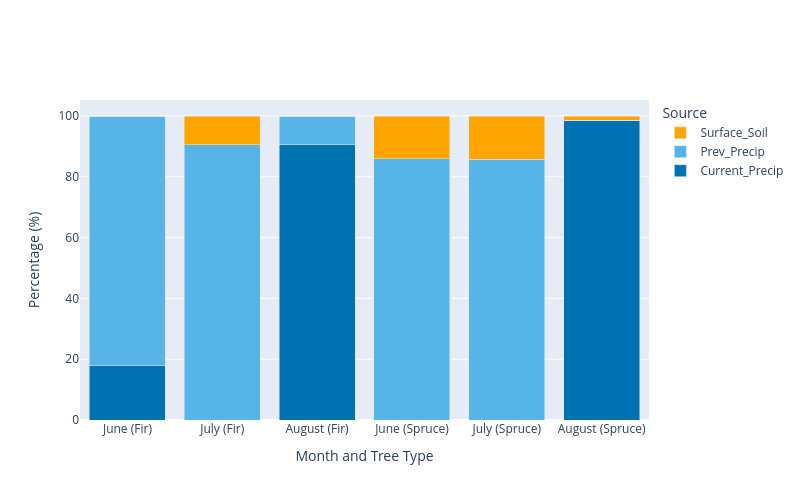
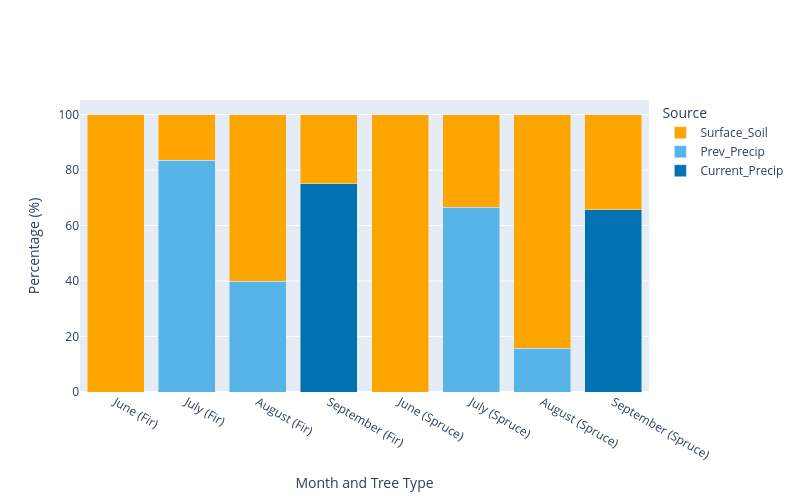

The notebook cell saved with these charts, in order:
### Code cell
colum_names = ['Date', 'Type', 'ID', 'Location', 'Soil depth (cm)', 'Delta 2H (‰)', 'Delta 18O (‰)']

# Read and process 2021 data
df_2021 = pd.read_csv(path_input + 'isotopes_2021.csv', header=None, skiprows=1, names=colum_names)
df_2021['Date'] = pd.to_datetime(df_2021['Date'])
df_2021['Month'] = df_2021['Date'].dt.strftime('%m')
isotope_stats_2021 = df_2021.groupby(['Month', 'Type'])[['Delta 2H (‰)', 'Delta 18O (‰)']].mean().reset_index()
isotope_stats_2021['Year'] = 2021

# Read and process 2022 data with soil depth split
df_2022 = pd.read_csv(path_input + 'isotopes_2022.csv', header=None, skiprows=1, names=colum_names)
df_2022['Date'] = pd.to_datetime(df_2022['Date'])
df_2022['Month'] = df_2022['Date'].dt.strftime('%m')
df_2022_with_depth = df_2022.dropna(subset=['Soil depth (cm)'])
df_2022_with_depth['Soil Depth Category'] = np.where(df_2022_with_depth['Soil depth (cm)'] < 3, 'Surface', 'Deep')
isotope_stats_2022_base = df_2022.groupby(['Month', 'Type'])[['Delta 2H (‰)', 'Delta 18O (‰)']].mean().reset_index()
isotope_stats_2022_depth = df_2022_with_depth.groupby(['Month', 'Soil Depth Category'])[['Delta 2H (‰)', 'Delta 18O (‰)']].mean().reset_index().rename(columns={'Soil Depth Category': 'Type'})
isotope_stats_2022 = pd.concat([isotope_stats_2022_base, isotope_stats_2022_depth])
isotope_stats_2022['Year'] = 2022

# Function to perform three-endmember mixing with proper NNLS
def three_endmember_mixing(tree_data, precip_current, precip_prev, soil_data):
    # Construct the A matrix (2x3) with isotopic equations only
    A = np.array([
        [precip_current['Delta 2H (‰)'], precip_prev['Delta 2H (‰)'], soil_data['Delta 2H (‰)']],
        [precip_current['Delta 18O (‰)'], precip_prev['Delta 18O (‰)'], soil_data['Delta 18O (‰)']]
    ])
    b = np.array([tree_data['Delta 2H (‰)'], tree_data['Delta 18O (‰)']])
    
    # Solve with NNLS
    fractions, _ = nnls(A, b)
    
    # Normalize to sum to 1, handling zero sums or negative values
    total = fractions.sum()
    if total == 0 or any(f < 0 for f in fractions):
        return [0.0, 0.0, 0.0]  # Fallback if invalid
    f1, f2, f3 = fractions / total
    return f1, f2, f3  # f1: current precip, f2: previous precip, f3: soil

# Analyze each year separately
results = []
for year, year_stats in [(2021, isotope_stats_2021), (2022, isotope_stats_2022)]:
    months = year_stats['Month'].unique()
    month_names = { '06': 'June', '07': 'July', '08': 'August', '09': 'September' }
    for month in months:
        current_month_data = year_stats[year_stats['Month'] == month]
        prev_month = str(int(month) - 1).zfill(2)
        prev_month_data = year_stats[year_stats['Month'] == prev_month] if prev_month in months else None

        if (len(current_month_data[current_month_data['Type'] == 'Water']) > 0 and
            len(current_month_data[current_month_data['Type'].isin(['Fir', 'Spruce'])]) > 0 and
            len(current_month_data[current_month_data['Type'].isin(['Soil', 'Surface', 'Deep'])]) > 0 and
            (prev_month_data is not None and len(prev_month_data[prev_month_data['Type'] == 'Water']) > 0)):
            precip_current = current_month_data[current_month_data['Type'] == 'Water'].iloc[0]
            precip_prev = prev_month_data[prev_month_data['Type'] == 'Water'].iloc[0]
            soil_data = current_month_data[current_month_data['Type'].isin(['Soil', 'Surface', 'Deep'])].iloc[0]
            for _, tree_row in current_month_data[current_month_data['Type'].isin(['Fir', 'Spruce'])].iterrows():
                f1, f2, f3 = three_endmember_mixing(tree_row, precip_current, precip_prev, soil_data)
                # Residuals
                pred_d2h = f1 * precip_current['Delta 2H (‰)'] + f2 * precip_prev['Delta 2H (‰)'] + f3 * soil_data['Delta 2H (‰)']
                pred_d18o = f1 * precip_current['Delta 18O (‰)'] + f2 * precip_prev['Delta 18O (‰)'] + f3 * soil_data['Delta 18O (‰)']
                residual_d2h = abs(tree_row['Delta 2H (‰)'] - pred_d2h)
                residual_d18o = abs(tree_row['Delta 18O (‰)'] - pred_d18o)
                results.append({
                    'Year': year,
                    'Month': month_names[month],  # Changed to month names
                    'Type': tree_row['Type'],
                    'Fraction_Current_Precip': f1,
                    'Fraction_Prev_Precip': f2,
                    'Fraction_Surface_Soil': f3,  # Changed from Fraction_Soil
                    'Residual_D2H': residual_d2h,
                    'Residual_D18O': residual_d18o,
                    'Delta_2H_Tree': tree_row['Delta 2H (‰)'],
                    'Delta_18O_Tree': tree_row['Delta 18O (‰)']
                })

results_df = pd.DataFrame(results)

# Separate stacked bar plots for 2021 and 2022 with Fir and Spruce side by side
for year in [2021, 2022]:
    year_data = results_df[results_df['Year'] == year]
    if not year_data.empty:
        fig = go.Figure()

        # Create x-axis labels pairing month names with Fir and Spruce
        months = year_data['Month'].unique()
        x_labels = [f'{month} (Fir)' for month in months] + [f'{month} (Spruce)' for month in months]
        
        # Add traces for each source

        #orange (#E69F00) for surface soil (warm tone for enriched), teal (#56B4E9) for previous precipitation (mid-tone), and navy (#0072B2) for current precipitation (cool, distinct)
        for source, color in [('Fraction_Current_Precip', '#0072B2'),#'cornflowerblue'), 
                             ('Fraction_Prev_Precip', '#56B4E9'),#'lightblue'), 
                             ('Fraction_Surface_Soil', '#FFA500')]:  # Changed to orange
            fir_data = year_data[year_data['Type'] == 'Fir'][source] * 100
            spruce_data = year_data[year_data['Type'] == 'Spruce'][source] * 100
            y_values = list(fir_data) + list(spruce_data)
            fig.add_trace(go.Bar(
                x=x_labels,
                y=y_values,
                name=source.replace('Fraction_', ''),
                marker_color=color
            ))

        fig.update_layout(
            barmode='stack',
            #title=f'Percentage Contribution of Water Sources to Tree Water - {year}',
            xaxis_title='Month and Tree Type',
            yaxis_title='Percentage (%)',
            legend_title='Source',
            height=500,
            width=800,
            xaxis=dict(
                tickmode='array',
                tickvals=[f'{m} (Fir)' for m in months] + [f'{m} (Spruce)' for m in months],
                ticktext=[f'{m} (Fir)' for m in months] + [f'{m} (Spruce)' for m in months]
            )
        )
        fig.show()
        path_isotopes = path_graphs + 'Isotopes/'
        fig.write_image(path_isotopes + 'Percentages_mixing_{year}.png'.format(year=year), scale=5)
        fig.write_html(path_isotopes + 'Percentages_mixing_{year}.html'.format(year=year), include_plotlyjs='cdn')



# Print results for inspection
print("Mixing Model Results:")
print(results_df)

### Figure 1 — Plotly figure (JSON) as saved in the notebook; plotly's stock layout.template omitted (floating-point values rounded to 4 significant figures)
{"data": [{"marker": {"color": "#0072B2"}, "name": "Current_Precip", "type": "bar", "x": ["June (Fir)", "July (Fir)", "August (Fir)", "June (Spruce)", "July (Spruce)", "August (Spruce)"], "y": [17.94, 0, 90.74, 0, 0, 98.68]}, {"marker": {"color": "#56B4E9"}, "name": "Prev_Precip", "type": "bar", "x": ["June (Fir)", "July (Fir)", "August (Fir)", "June (Spruce)", "July (Spruce)", "August (Spruce)"], "y": [82.06, 90.55, 9.257, 85.97, 85.84, 0]}, {"marker": {"color": "#FFA500"}, "name": "Surface_Soil", "type": "bar", "x": ["June (Fir)", "July (Fir)", "August (Fir)", "June (Spruce)", "July (Spruce)", "August (Spruce)"], "y": [0, 9.447, 0, 14.03, 14.16, 1.318]}], "layout": {"barmode": "stack", "height": 500, "legend": {"title": {"text": "Source"}}, "width": 800, "xaxis": {"tickmode": "array", "ticktext": ["June (Fir)", "July (Fir)", "August (Fir)", "June (Spruce)", "July (Spruce)", "August (Spruce)"], "tickvals": ["June (Fir)", "July (Fir)", "August (Fir)", "June (Spruce)", "July (Spruce)", "August (Spruce)"], "title": {"text": "Month and Tree Type"}}, "yaxis": {"title": {"text": "Percentage (%)"}}}}

### Figure 2 — Plotly figure (JSON) as saved in the notebook; plotly's stock layout.template omitted (floating-point values rounded to 4 significant figures)
{"data": [{"marker": {"color": "#0072B2"}, "name": "Current_Precip", "type": "bar", "x": ["June (Fir)", "July (Fir)", "August (Fir)", "September (Fir)", "June (Spruce)", "July (Spruce)", "August (Spruce)", "September (Spruce)"], "y": [0, 0, 0, 75.12, 0, 0, 0, 65.78]}, {"marker": {"color": "#56B4E9"}, "name": "Prev_Precip", "type": "bar", "x": ["June (Fir)", "July (Fir)", "August (Fir)", "September (Fir)", "June (Spruce)", "July (Spruce)", "August (Spruce)", "September (Spruce)"], "y": [0, 83.48, 39.9, 0, 0, 66.61, 15.82, 0]}, {"marker": {"color": "#FFA500"}, "name": "Surface_Soil", "type": "bar", "x": ["June (Fir)", "July (Fir)", "August (Fir)", "September (Fir)", "June (Spruce)", "July (Spruce)", "August (Spruce)", "September (Spruce)"], "y": [100, 16.52, 60.1, 24.88, 100, 33.39, 84.18, 34.22]}], "layout": {"barmode": "stack", "height": 500, "legend": {"title": {"text": "Source"}}, "width": 800, "xaxis": {"tickmode": "array", "ticktext": ["June (Fir)", "July (Fir)", "August (Fir)", "September (Fir)", "June (Spruce)", "July (Spruce)", "August (Spruce)", "September (Spruce)"], "tickvals": ["June (Fir)", "July (Fir)", "August (Fir)", "September (Fir)", "June (Spruce)", "July (Spruce)", "August (Spruce)", "September (Spruce)"], "title": {"text": "Month and Tree Type"}}, "yaxis": {"title": {"text": "Percentage (%)"}}}}
